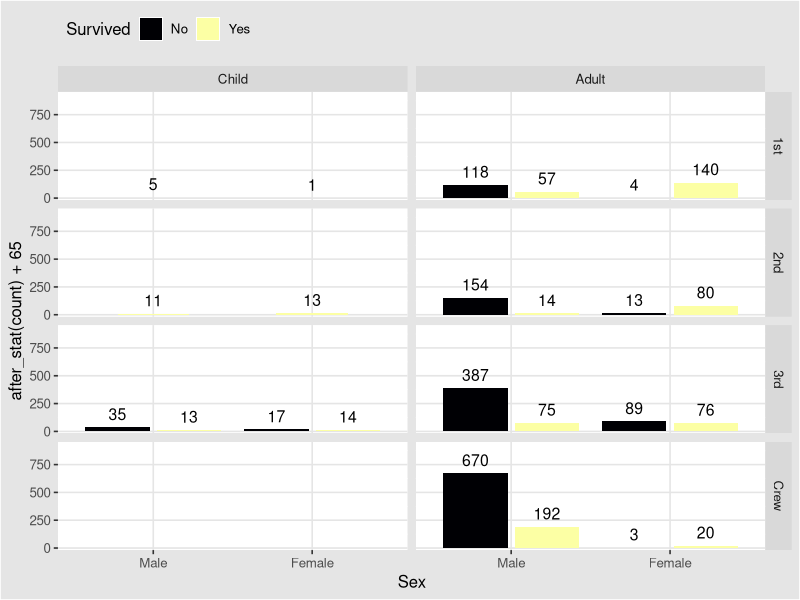

Write the R code that produced this figure.
library(tidyverse)
Titanic %>% 
  as.data.frame() %>% 
  uncount(weights = Freq) %>% 
  ggplot() +
  ggthemes::theme_igray() +
  aes(x = 1) + labs(x = NULL) +
  geom_bar(position = 
             position_dodge2(preserve = "single")) + #BREAK
  stat_count(geom = "text",
             aes(label = after_stat(count), 
                 y = after_stat(count) + 65),
             vjust = 0,
             size = 4,
             position = 
               position_dodge2(width = .9,
                               preserve = "single")) + #BREAK
  aes(fill = Survived) + 
  theme(legend.position = "top") +
  theme(legend.justification = 0) +
  scale_fill_viridis_d(option = "inferno") + #BREAK
  aes(x = Sex) + #BREAK
  facet_grid(Class~.) + 
  scale_y_continuous(expand = expansion(mult = c(.025, .3))) + #BREAK
  facet_grid(Class~Age) #BREAK

